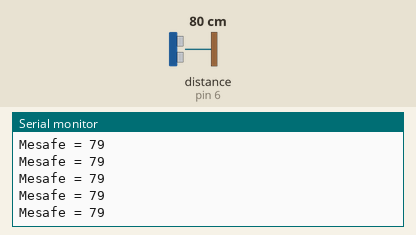
This sketch was run on a simulated Arduino Uno, built with avr-gcc and run on an emulated ATmega328P. Shown: the last lines printed to the serial monitor. Wiring (inferred from the names in the program): ultrasonic range finder: trigger pin 7; echo pin 6. The inputs (shaded band) are chosen by the test bench; at power-on: distance to the obstacle (sensor on pin 6) 80 cm. The echo pulse lasts 58.3 µs per cm.

Above: at 1.2 s.
1.3 s: distance to the obstacle (sensor on pin 6) set to 2 cm
At 1.39 s:
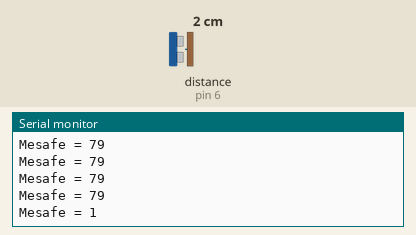
2.8 s: distance to the obstacle (sensor on pin 6) set to 4 cm
At 2.81 s:
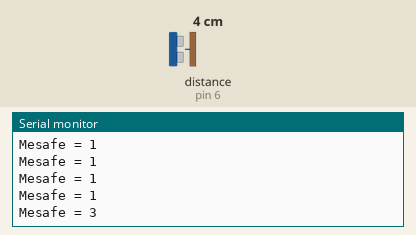
Timing chart, 0 to 5.8 s (numbered marks = the images above; inputs shaded):
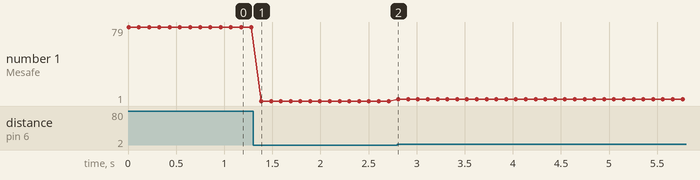

The sketch:

hareket_sensor.ino
```cpp
#define trigger_pin 7
#define echo_pin 6

int sure;
int mesafe;

void setup() {
  pinMode(trigger_pin, OUTPUT);
  pinMode(echo_pin, INPUT);

  Serial.begin(9600);
}

void loop() {
  //trigger pine komut göndererek ses dalgası gönderiyoruz
  digitalWrite(trigger_pin, HIGH);
  delayMicroseconds(1000);
  digitalWrite(trigger_pin, LOW);
  //pulseIn komutu echo_pine gelen HIGH komutundan tekrar LOW olana kadar olan süreyi bize veriyor bizde bunu sure değişkenimize aktarıyoruz
  sure = pulseIn(echo_pin, HIGH);
  // pulseIn komutuyla elde ettiğimiz ses dalgası hızını basit bir hesapla mesafeye çeviriyoruz.
  mesafe = (sure/2) / 29.1;

  Serial.print("Mesafe = ");
  Serial.println(mesafe);
  delay(100);

}
```

Measured:
- after the input at 1.3 s, the serial monitor: prints a new line after 0.08 s (image 1)
- after the input at 2.8 s, the serial monitor: prints a new line at once (image 2)
- plotted number 1: 79 → 1 after the input at 1.3 s, 1 → 3 after the input at 2.8 s
